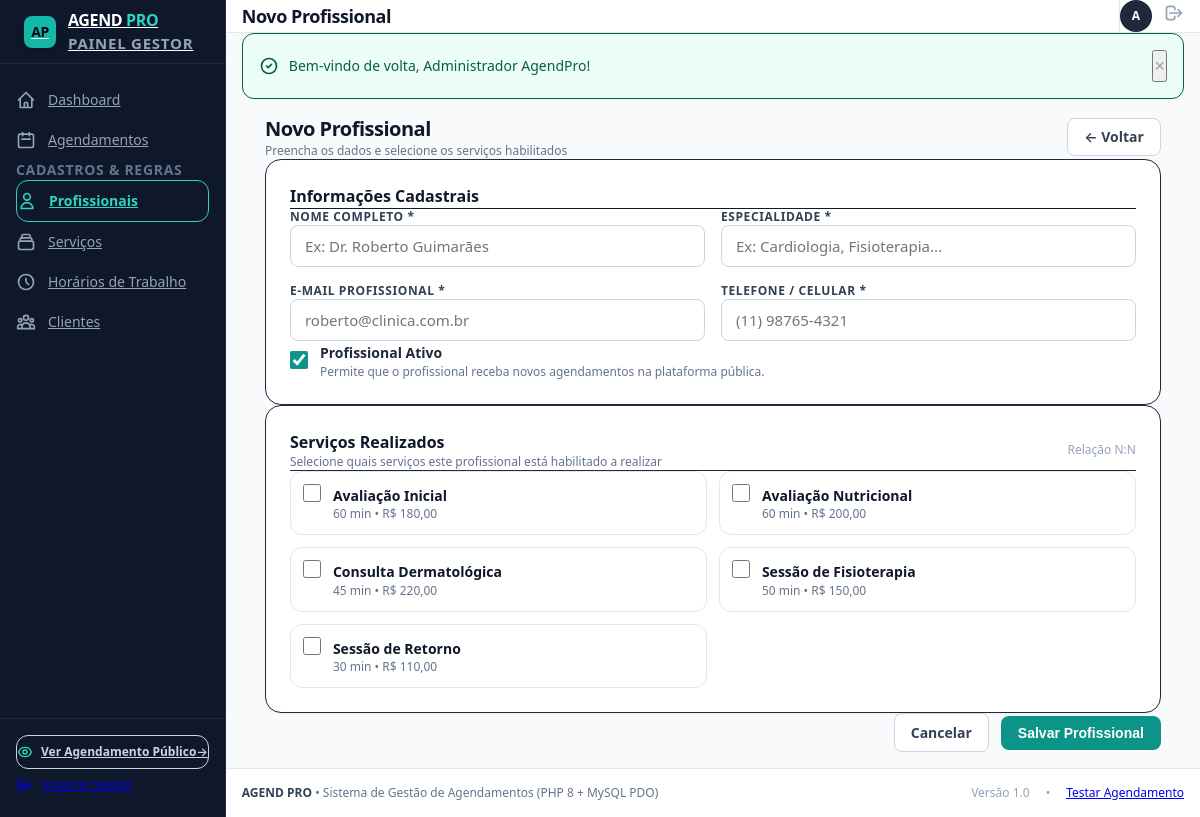
The app's page /admin/profissionais/criar.php (signed in) with its own data.
### tables this page shows
CREATE TABLE IF NOT EXISTS `servicos` (
  `id` INT AUTO_INCREMENT PRIMARY KEY,
  `nome` VARCHAR(100) NOT NULL,
  `descricao` TEXT NULL,
  `duracao_minutos` INT NOT NULL,
  `preco` DECIMAL(10,2) NOT NULL,
  `ativo` TINYINT(1) NOT NULL DEFAULT 1,
  `created_at` TIMESTAMP DEFAULT CURRENT_TIMESTAMP,
  `updated_at` TIMESTAMP DEFAULT CURRENT_TIMESTAMP ON UPDATE CURRENT_TIMESTAMP,
  INDEX `idx_servico_ativo` (`ativo`)
);

### includes/functions.php (called while the page is built, shortened)
<?php
function sanitize(?string $value): string
{
    return htmlspecialchars(trim($value), ENT_QUOTES, 'UTF-8');
}
function formatMoney(float $amount): string
{
    return 'R$ ' . number_format($amount, 2, ',', '.');
}

### admin/profissionais/criar.php (the view, shortened to what this page needs)
<?php
require_once __DIR__ . '/../../includes/functions.php';
$pdo = getDBConnection();
$stmtServicos = $pdo->query("SELECT id, nome, duracao_minutos, preco FROM `servicos` ORDER BY nome ASC");
$todosServicos = $stmtServicos->fetchAll();
$nome = '';
$email = '';
$telefone = '';
$especialidade = '';
$ativo = 1;
$servicosSelecionados = [];
include __DIR__ . '/../../includes/header.php';
?>
<div class="max-w-4xl mx-auto space-y-6">
    <div class="flex items-center justify-between">
        <div>
            <h2 class="text-xl font-bold text-slate-900 tracking-tight">Novo Profissional</h2>
            <p class="text-xs text-slate-500 mt-0.5">Preencha os dados e selecione os serviços habilitados</p>
        </div>
        <a href="/admin/profissionais/index.php" class="btn btn-secondary text-sm">
            &larr; Voltar
        </a>
    </div>
    <form method="POST" action="/admin/profissionais/criar.php" class="space-y-6">
        <div class="bg-white p-6 rounded-2xl border border-slate-200/80 shadow-sm space-y-4">
            <h3 class="font-bold text-slate-900 text-base border-b border-slate-100 pb-3">Informações Cadastrais</h3>
            <div class="grid grid-cols-1 sm:grid-cols-2 gap-4">
                <div>
                    <label for="nome" class="block text-xs font-semibold text-slate-700 uppercase tracking-wider mb-1.5">Nome Completo *</label>
                    <input type="text" id="nome" name="nome" value="<?= sanitize($nome) ?>" required placeholder="Ex: Dr. Roberto Guimarães" class="text-sm">
                </div>
                <div>
                    <label for="especialidade" class="block text-xs font-semibold text-slate-700 uppercase tracking-wider mb-1.5">Especialidade *</label>
                    <input type="text" id="especialidade" name="especialidade" value="<?= sanitize($especialidade) ?>" required placeholder="Ex: Cardiologia, Fisioterapia..." class="text-sm">
                </div>
                <div>
                    <label for="email" class="block text-xs font-semibold text-slate-700 uppercase tracking-wider mb-1.5">E-mail Profissional *</label>
                    <input type="email" id="email" name="email" value="<?= sanitize($email) ?>" required placeholder="roberto@clinica.com.br" class="text-sm">
                </div>
                <div>
                    <label for="telefone" class="block text-xs font-semibold text-slate-700 uppercase tracking-wider mb-1.5">Telefone / Celular *</label>
                    <input type="tel" id="telefone" name="telefone" value="<?= sanitize($telefone) ?>" required placeholder="(11) 98765-4321" class="text-sm">
                </div>
            </div>
            <div class="pt-2">
                <label class="flex items-center gap-3 cursor-pointer">
                    <input type="checkbox" name="ativo" value="1" <?= $ativo === 1 ? 'checked' : '' ?>>
                    <div>
                        <span class="text-sm font-semibold text-slate-800">Profissional Ativo</span>
                        <p class="text-xs text-slate-500">Permite que o profissional receba novos agendamentos na plataforma pública.</p>
                    </div>
                </label>
            </div>
        </div>
        <div class="bg-white p-6 rounded-2xl border border-slate-200/80 shadow-sm space-y-4">
            <div class="flex items-center justify-between border-b border-slate-100 pb-3">
                <div>
                    <h3 class="font-bold text-slate-900 text-base">Serviços Realizados</h3>
                    <p class="text-xs text-slate-500">Selecione quais serviços este profissional está habilitado a realizar</p>
                </div>
                <span class="text-xs text-slate-400">Relação N:N</span>
            </div>
            <?php if (empty($todosServicos)): ?>
                <p class="text-sm text-slate-400 py-2">Nenhum serviço cadastrado ainda. Cadastre serviços primeiro.</p>
            <?php else: ?>
                <div class="grid grid-cols-1 sm:grid-cols-2 gap-3">
                    <?php foreach ($todosServicos as $s): ?>
                        <label class="flex items-start gap-3 p-3 rounded-xl border border-slate-200 hover:border-teal-400 hover:bg-teal-50/30 transition-colors cursor-pointer">
                            <input type="checkbox" name="servicos[]" value="<?= $s['id'] ?>" <?= in_array((int)$s['id'], $servicosSelecionados, true) ? 'checked' : '' ?> class="mt-0.5">
                            <div>
                                <span class="text-sm font-semibold text-slate-900"><?= sanitize($s['nome']) ?></span>
                                <div class="text-xs text-slate-500 mt-0.5">
                                    <?= $s['duracao_minutos'] ?> min &bull; <?= formatMoney((float)$s['preco']) ?>
                                </div>
                            </div>
                        </label>
                    <?php endforeach; ?>
                </div>
            <?php endif; ?>
        </div>
        <div class="flex items-center justify-end gap-3 pt-2">
            <a href="/admin/profissionais/index.php" class="btn btn-secondary">Cancelar</a>
            <button type="submit" class="btn btn-primary">Salvar Profissional</button>
        </div>
    </form>
</div>
<?php include __DIR__ . '/../../includes/footer.php'; ?>

### assets/css/style.css (style rules this page uses)
:root { --font-sans: system-ui, -apple-system, BlinkMacSystemFont, 'Segoe UI', Roboto, Helvetica, Arial, sans-serif; --color-primary: #0d9488; --color-primary-hover: #0f766e; --color-primary-light: #ccfbf1; --color-bg-dark: #0f172a; --color-card-dark: #1e293b; --color-border-dark: #334155; }
*, *::before, *::after { box-sizing: border-box; margin: 0; padding: 0; }
body { font-family: var(--font-sans); font-size: 15px; line-height: 1.5; color: #1e293b; background-color: #f8fafc; min-height: 100vh; -webkit-font-smoothing: antialiased; }
.flex { display: flex; }
.grid { display: grid; }
.block { display: block; }
.flex-col { flex-direction: column; }
.items-center { align-items: center; }
.items-start { align-items: flex-start; }
.justify-between { justify-content: space-between; }
.justify-end { justify-content: flex-end; }
.gap-3 { gap: 0.75rem; }
.gap-4 { gap: 1rem; }
.grid-cols-1 { grid-template-columns: repeat(1, minmax(0, 1fr)); }
@media (min-width: 640px) { .sm\:grid-cols-2 { grid-template-columns: repeat(2, minmax(0, 1fr)); } }
.max-w-4xl { max-width: 56rem; }
.min-h-screen { min-height: 100vh; }
.mx-auto { margin-left: auto; margin-right: auto; }
.p-3 { padding: 0.75rem; }
.p-6 { padding: 1.5rem; }
.border { border-width: 1px; border-style: solid; }
.border-b { border-bottom-width: 1px; border-bottom-style: solid; }
.rounded-xl { border-radius: 0.75rem; }
.rounded-2xl { border-radius: 1rem; }
.bg-white { background-color: #ffffff; }
.bg-slate-50 { background-color: #f8fafc; }
.text-slate-400 { color: #94a3b8; }
.text-slate-500 { color: #64748b; }
.text-slate-700 { color: #334155; }
.text-slate-800 { color: #1e293b; }
.text-slate-900 { color: #0f172a; }
.border-slate-200 { border-color: #e2e8f0; }
.text-xs { font-size: 0.75rem; line-height: 1rem; }
.text-sm { font-size: 0.875rem; line-height: 1.25rem; }
.text-base { font-size: 1rem; line-height: 1.5rem; }
.text-xl { font-size: 1.25rem; line-height: 1.75rem; }
.font-semibold { font-weight: 600; }
.font-bold { font-weight: 700; }
.uppercase { text-transform: uppercase; }
.tracking-wider { letter-spacing: 0.05em; }
.tracking-tight { letter-spacing: -0.025em; }
.shadow-sm { box-shadow: 0 1px 2px 0 rgba(0, 0, 0, 0.05); }
input[type="text"], input[type="email"], input[type="password"], input[type="date"], input[type="time"], input[type="tel"], input[type="number"], select, textarea { width: 100%; padding: 0.625rem 0.875rem; font-size: 0.9375rem; font-family: inherit; color: #1e293b; background-color: #ffffff; border: 1px solid #cbd5e1; border-radius: 0.5rem; outline: none; transition: border-color 0.15s ease, box-shadow 0.15s ease; }
input[type="checkbox"], input[type="radio"] { width: 1.125rem; height: 1.125rem; accent-color: #0d9488; cursor: pointer; }
.btn { display: inline-flex; align-items: center; justify-content: center; gap: 0.5rem; padding: 0.5rem 1rem; font-size: 0.875rem; font-weight: 600; border-radius: 0.5rem; border: 1px solid transparent; cursor: pointer; text-decoration: none; transition: all 0.15s ease; white-space: nowrap; }
.btn-primary { background-color: #0d9488; color: #ffffff; }
.btn-secondary { background-color: #ffffff; color: #334155; border-color: #cbd5e1; }
.cursor-pointer { cursor: pointer; }

### records on screen
servicos: nome "Avaliação Inicial", duracao_minutos "60", preco "R$ 180,00"
servicos: nome "Avaliação Nutricional", duracao_minutos "60", preco "R$ 200,00"
servicos: nome "Consulta Dermatológica", duracao_minutos "45", preco "R$ 220,00"
servicos: nome "Sessão de Fisioterapia", duracao_minutos "50", preco "R$ 150,00"
servicos: nome "Sessão de Retorno", duracao_minutos "30", preco "R$ 110,00"

### other values on screen
$pageTitle "Novo Profissional"
substr($authUser['nome'] ?? 'A', 0, 1) "A"
$flash['message'] "Bem-vindo de volta, Administrador AgendPro!"
